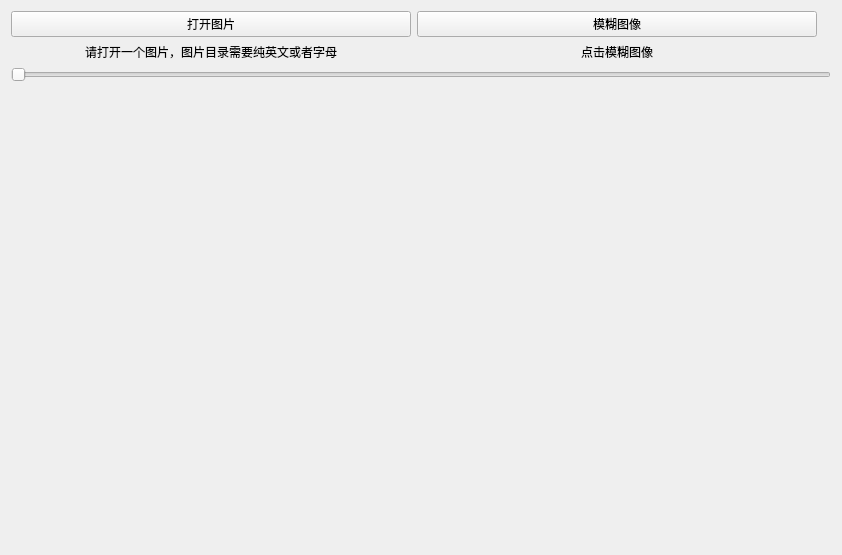
<?xml version="1.0" encoding="UTF-8"?>
<ui version="4.0">
 <class>ImageForm</class>
 <widget class="QWidget" name="ImageForm">
  <property name="geometry">
   <rect>
    <x>0</x>
    <y>0</y>
    <width>842</width>
    <height>555</height>
   </rect>
  </property>
  <property name="sizePolicy">
   <sizepolicy hsizetype="Fixed" vsizetype="Preferred">
    <horstretch>0</horstretch>
    <verstretch>0</verstretch>
   </sizepolicy>
  </property>
  <property name="maximumSize">
   <size>
    <width>842</width>
    <height>16777215</height>
   </size>
  </property>
  <property name="windowTitle">
   <string>Form</string>
  </property>
  <layout class="QFormLayout" name="formLayout">
   <item row="0" column="0" colspan="2">
    <layout class="QHBoxLayout" name="horizontalLayout">
     <item>
      <layout class="QVBoxLayout" name="verticalLayout">
       <item>
        <widget class="QPushButton" name="pushButton_OpenImage">
         <property name="text">
          <string>打开图片</string>
         </property>
        </widget>
       </item>
       <item>
        <widget class="QLabel" name="label_originImage">
         <property name="sizePolicy">
          <sizepolicy hsizetype="Fixed" vsizetype="Preferred">
           <horstretch>0</horstretch>
           <verstretch>0</verstretch>
          </sizepolicy>
         </property>
         <property name="maximumSize">
          <size>
           <width>400</width>
           <height>16777215</height>
          </size>
         </property>
         <property name="text">
          <string>请打开一个图片，图片目录需要纯英文或者字母</string>
         </property>
         <property name="alignment">
          <set>Qt::AlignCenter</set>
         </property>
        </widget>
       </item>
      </layout>
     </item>
     <item>
      <layout class="QVBoxLayout" name="verticalLayout_2">
       <item>
        <widget class="QPushButton" name="pushButton_BlurImage">
         <property name="text">
          <string>模糊图像</string>
         </property>
        </widget>
       </item>
       <item>
        <widget class="QLabel" name="label_blueImage">
         <property name="sizePolicy">
          <sizepolicy hsizetype="Fixed" vsizetype="Preferred">
           <horstretch>0</horstretch>
           <verstretch>0</verstretch>
          </sizepolicy>
         </property>
         <property name="maximumSize">
          <size>
           <width>400</width>
           <height>16777215</height>
          </size>
         </property>
         <property name="text">
          <string>点击模糊图像</string>
         </property>
         <property name="alignment">
          <set>Qt::AlignCenter</set>
         </property>
        </widget>
       </item>
      </layout>
     </item>
    </layout>
   </item>
   <item row="1" column="0" colspan="2">
    <widget class="QSlider" name="blurSlider">
     <property name="enabled">
      <bool>false</bool>
     </property>
     <property name="minimum">
      <number>1</number>
     </property>
     <property name="maximum">
      <number>100</number>
     </property>
     <property name="orientation">
      <enum>Qt::Horizontal</enum>
     </property>
    </widget>
   </item>
  </layout>
 </widget>
 <resources/>
 <connections/>
</ui>
